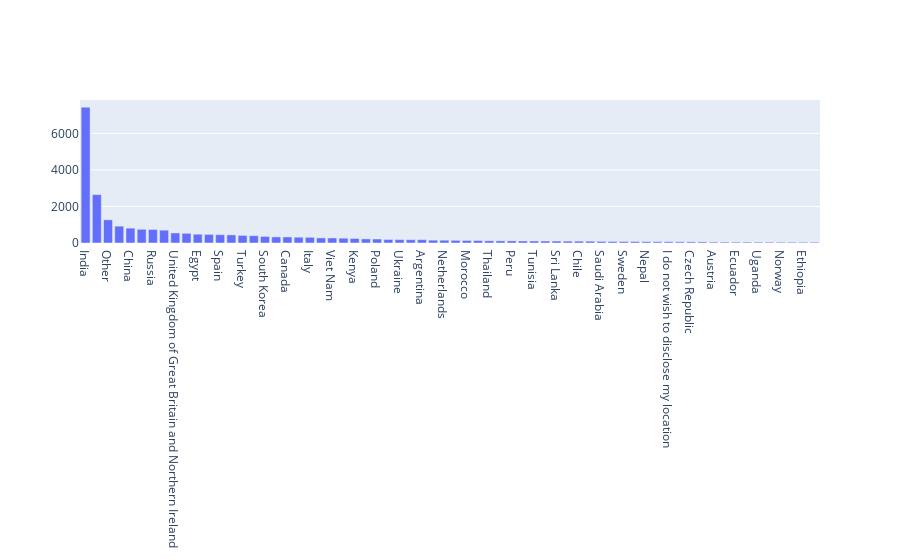

Notebook cell for this chart:
### Code cell
q3_df = df2['Q3'].value_counts()
fig = go.Figure()
fig.add_trace(go.Bar(x = q3_df.index, y = q3_df.values))
fig.show()

### Figure 1 — Plotly figure (JSON) as saved in the notebook; plotly's stock layout.template omitted (floating-point values rounded to 4 significant figures)
{"data": [{"type": "bar", "x": ["India", "United States of America", "Other", "Japan", "China", "Brazil", "Russia", "Nigeria", "United Kingdom of Great Britain and Northern Ireland", "Pakistan", "Egypt", "Germany", "Spain", "Indonesia", "Turkey", "France", "South Korea", "Taiwan", "Canada", "Bangladesh", "Italy", "Mexico", "Viet Nam", "Australia", "Kenya", "Colombia", "Poland", "Iran, Islamic Republic of...", "Ukraine", "Singapore", "Argentina", "Malaysia", "Netherlands", "South Africa", "Morocco", "Israel", "Thailand", "Portugal", "Peru", "United Arab Emirates", "Tunisia", "Philippines", "Sri Lanka", "Greece", "Chile", "Ghana", "Saudi Arabia", "Ireland", "Sweden", "Hong Kong (S.A.R.)", "Nepal", "Switzerland", "I do not wish to disclose my location", "Belgium", "Czech Republic", "Romania", "Austria", "Belarus", "Ecuador", "Denmark", "Uganda", "Kazakhstan", "Norway", "Algeria", "Ethiopia", "Iraq"], "y": [7434, 2650, 1270, 921, 814, 751, 742, 702, 550, 530, 482, 470, 454, 444, 416, 401, 359, 334, 331, 317, 311, 279, 277, 264, 248, 225, 219, 195, 186, 182, 182, 156, 153, 146, 140, 138, 123, 119, 117, 111, 109, 108, 106, 102, 102, 99, 89, 84, 81, 79, 75, 71, 69, 65, 63, 61, 51, 51, 50, 48, 47, 45, 45, 44, 43, 43]}], "layout": {}}
